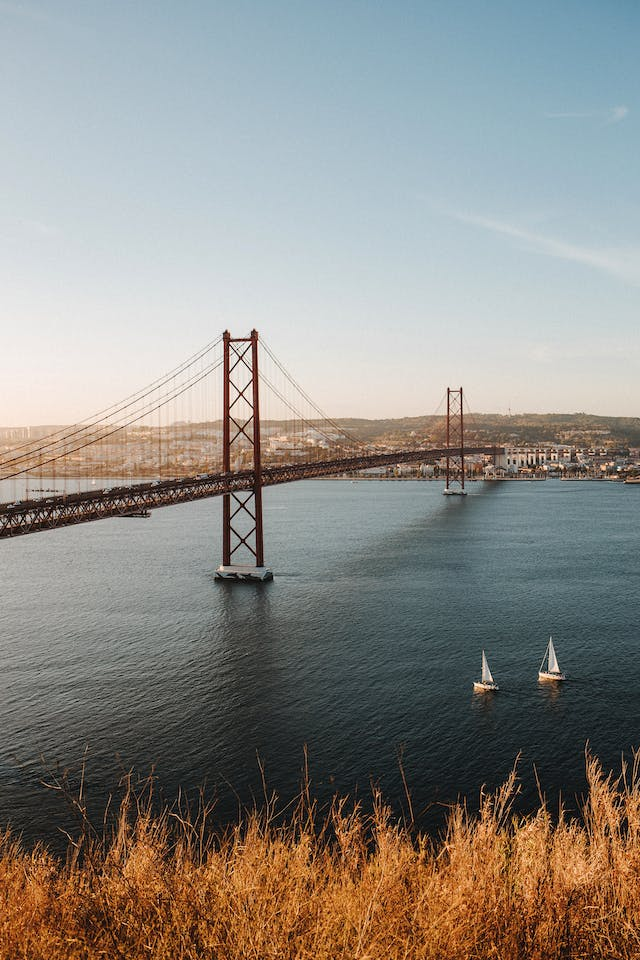
#> input picture work/my_images/city.jpg, 640 x 960 px, found by its file name
$ jupyter execute W2.ipynb   (shell and % lines are left out)
#> lines starting #> are read from the running program, lines starting #| are printed output that depends on the picture
[cell 1]
import cv2
import numpy as np
from matplotlib import pyplot as plt

[cell 2]
img = cv2.imread('city.jpg',3)
#> img is the input picture: shape (960, 640, 3); mean B, G, R 133.9, 139.2, 141.7

[cell 3]
gray_image = cv2.cvtColor(img, cv2.COLOR_BGR2GRAY)
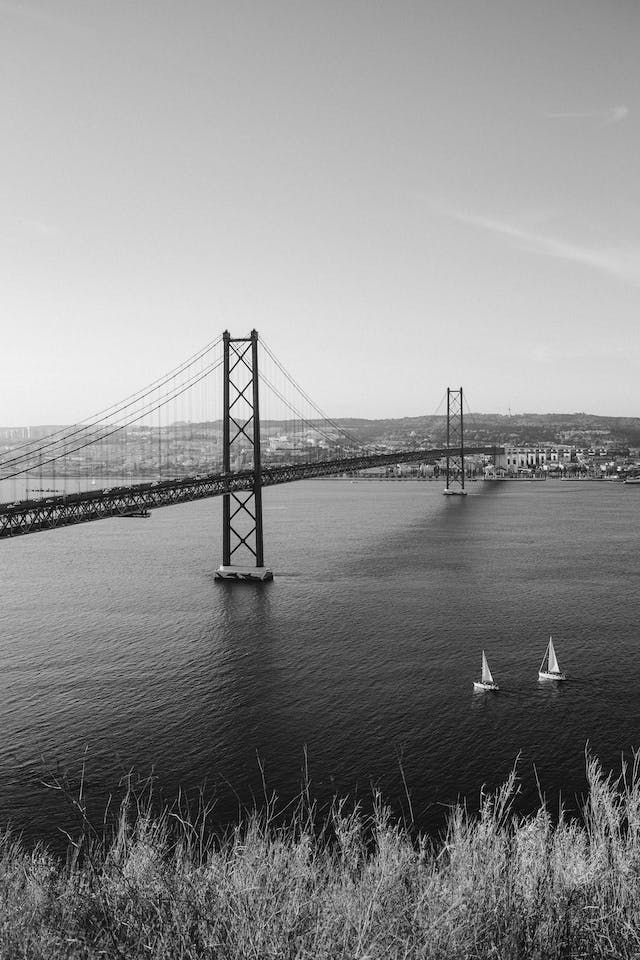
#> gray_image: shape (960, 640); min 0, max 254, mean 139.3
img_data = np.asarray(gray_image)

[cell 4]
f = np.fft.fft2(img_data)

[cell 5]
fshift = np.fft.fftshift(f)

[cell 6]
# 7. Compute the magnitudes (absolute values) of the complex numbers from f
f = abs(f)

[cell 7]
# 8. Compute the logarithm for each value to reduce the dynamic range
fourier = 20*np.log(f)
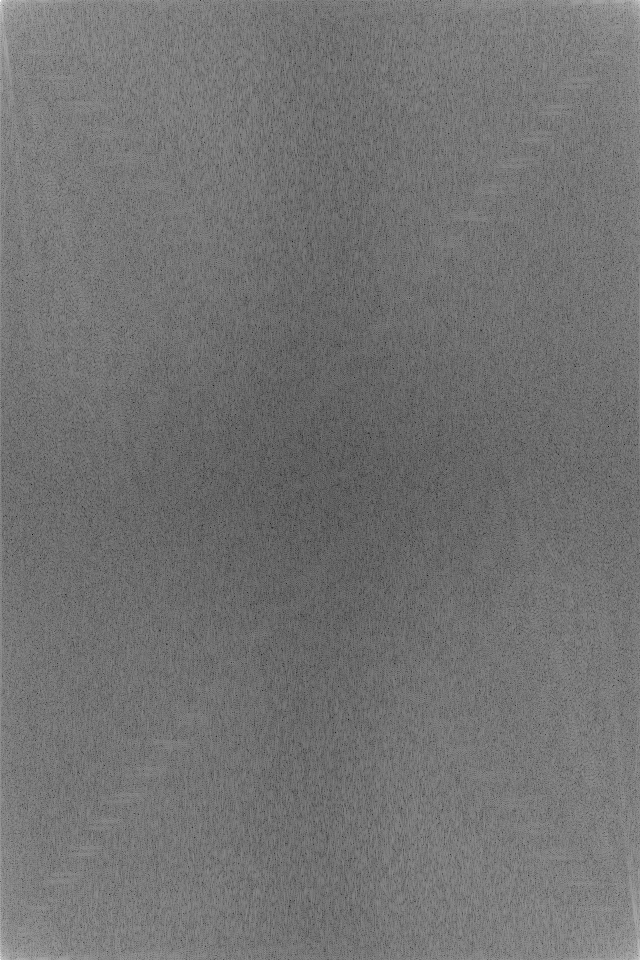
#> fourier: shape (960, 640) float64; min 29.23, max 365.3, mean 181; drawn with min black and max white
# 9. Find the minimum values that is a finite number (minimum of an array, ignoring any NaN):
lowest = np.nanmin(fourier[np.isfinite(fourier)])
#> lowest = 29.23
# 10. Find the maximum values that is a finite number:
highest = np.nanmax(fourier[np.isfinite(fourier)])
#> highest = 365.3

# 11. Calculate the original contrast range:
contrast_range = highest - lowest
#> contrast_range = 336.1

[cell 8]
plt.subplot(121),plt.imshow(img, cmap = 'gray')
plt.title('Input Image'), plt.xticks([]), plt.yticks([])
plt.subplot(122),plt.imshow(fourier, cmap = 'gray')
plt.title('Magnitude Spectrum'), plt.xticks([]), plt.yticks([])
plt.show()
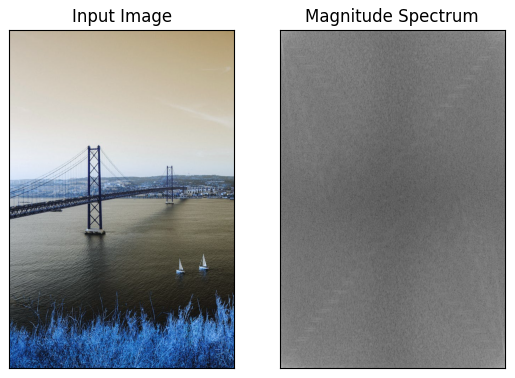
#> figure drawn by matplotlib, 2 panels; B, G, R data is drawn as R, G, B

[cell 9]
# 12. Normalize the Fourier spectrum data (“stretch” the contrast)
norm_fourier = (fourier - lowest) / contrast_range * 255

[cell 10]
# 13. Display the original image and the fourier image
fig = plt.figure()
ax1 = fig.add_subplot(1, 2, 1) # (rows, columns, panel number)
ax2 = fig.add_subplot(1, 2, 2) # (rows, columns, panel number)
ax1.imshow(gray_image, cmap = "gray")
ax2.imshow(norm_fourier)
ax1.title.set_text("Original image")
ax2.title.set_text("Fourier image")
plt.show()
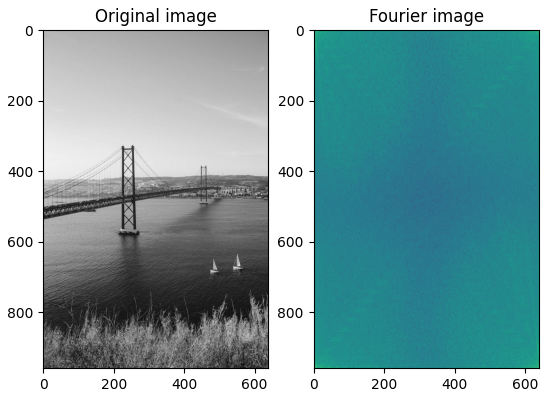
#> figure drawn by matplotlib, 2 panels

[cell 11]
# 14. Save the figure (if you wish to)
# fig.savefig('my_figure.png')

[cell 12]
# 15. Remove the low frequencies by masking with a rectangular window of size 60x60
rows, cols = norm_fourier.shape
#> rows = 960; cols = 640
crow, ccol = rows//2 , cols//2
#> crow = 480; ccol = 320
norm_fourier [crow-30:crow+30, ccol-30:ccol+30] = 0
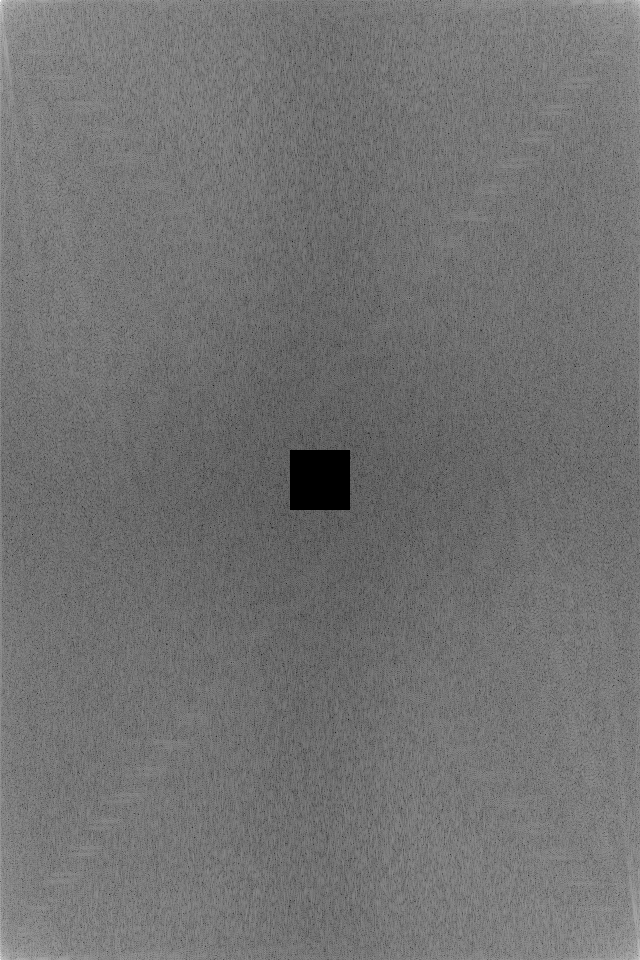
#> norm_fourier: shape (960, 640) float64; min 0, max 255, mean 114.6

[cell 13]
# 16. Apply the inverse shift so that DC component again come at the top-left corner
f_ishift = np.fft.ifftshift(norm_fourier)
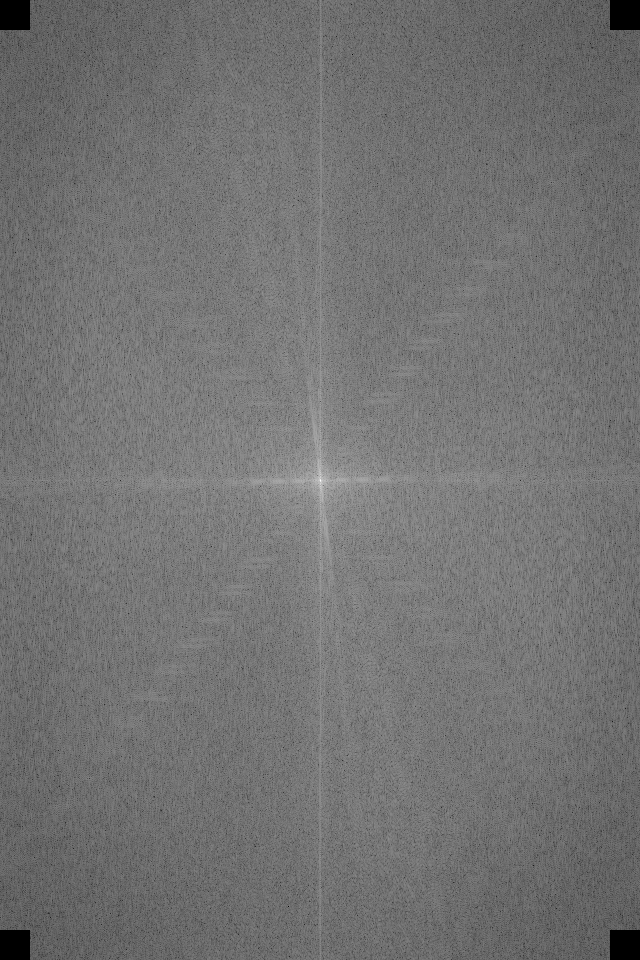
#> f_ishift: shape (960, 640) float64; min 0, max 255, mean 114.6
# 17. Apply the inverse Fourier Transform:
img_back = np.fft.ifft2(f_ishift)
# 18. The result, again, will be a complex number. You can take its real value.
img_back = np.real(img_back)
